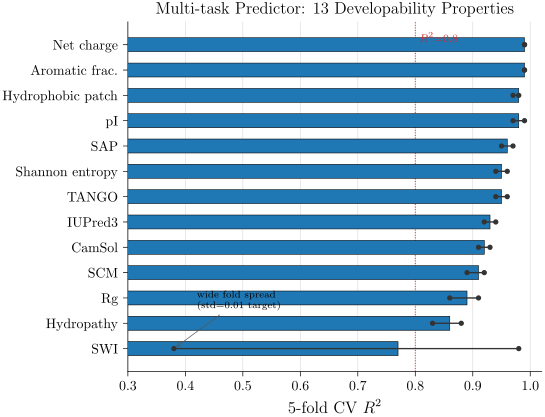

Source code (Python):
# P04_v1: Multi-task property predictor 5-fold val R^2 — horizontal bar sorted by mean
# Visualizes: F1 / E001
# DATA: inline from content_masterarbeit.md F1 table
import sys
from pathlib import Path
sys.path.insert(0, str(Path(__file__).parent.parent))
from plot_utils import figsize
import matplotlib.pyplot as plt
import numpy as np

# 13 properties: (name, mean R^2, fold spread [min, max])
props = [
    ("Aromatic frac.", 0.99, [0.99, 0.99]),
    ("Net charge",     0.99, [0.99, 0.99]),
    ("pI",             0.98, [0.97, 0.99]),
    ("Hydrophobic patch", 0.98, [0.97, 0.98]),
    ("SAP",            0.96, [0.95, 0.97]),
    ("TANGO",          0.95, [0.94, 0.96]),
    ("Shannon entropy", 0.95, [0.94, 0.96]),
    ("IUPred3",        0.93, [0.92, 0.94]),
    ("CamSol",         0.92, [0.91, 0.93]),
    ("SCM",            0.91, [0.89, 0.92]),
    ("Rg",             0.89, [0.86, 0.91]),
    ("Hydropathy",     0.86, [0.83, 0.88]),
    ("SWI",            0.77, [0.38, 0.98]),  # SWI has the wide spread
]
props = sorted(props, key=lambda r: r[1])

names = [p[0] for p in props]
means = [p[1] for p in props]
lows  = [p[2][0] for p in props]
highs = [p[2][1] for p in props]

fig, ax = plt.subplots(figsize=figsize(0.85, ratio=0.85))
y = np.arange(len(props))
bars = ax.barh(y, means, color="#1f77b4", height=0.55, edgecolor="black",
               lw=0.4, zorder=3)
# Per-fold spread (low-high horizontal error)
for yi, lo, hi, m in zip(y, lows, highs, means):
    ax.plot([lo, hi], [yi, yi], color="#333", lw=1.0, zorder=4)
    ax.scatter([lo, hi], [yi, yi], color="#333", s=8, zorder=4)

ax.set_yticks(y)
ax.set_yticklabels(names)
ax.set_xlim(0.3, 1.02)
ax.set_xlabel(r"5-fold CV $R^2$")
ax.set_title(r"Multi-task Predictor: 13 Developability Properties")
ax.axvline(0.8, color="#d62728", ls=":", lw=0.7)
ax.text(0.8, len(y) - 0.5, " $R^2{=}0.8$", color="#d62728", fontsize=8, va="top")

# annotate SWI's wide spread
ax.annotate("wide fold spread\n(std=0.01 target)", xy=(0.38, 0), xytext=(0.42, 1.6),
            fontsize=7.5, arrowprops=dict(arrowstyle="->", lw=0.5, color="#555"))

ax.spines[["top", "right"]].set_visible(False)
ax.grid(True, linewidth=0.4, alpha=0.5, zorder=0, axis="x")
fig.savefig(Path(__file__).with_suffix(".pdf"))
